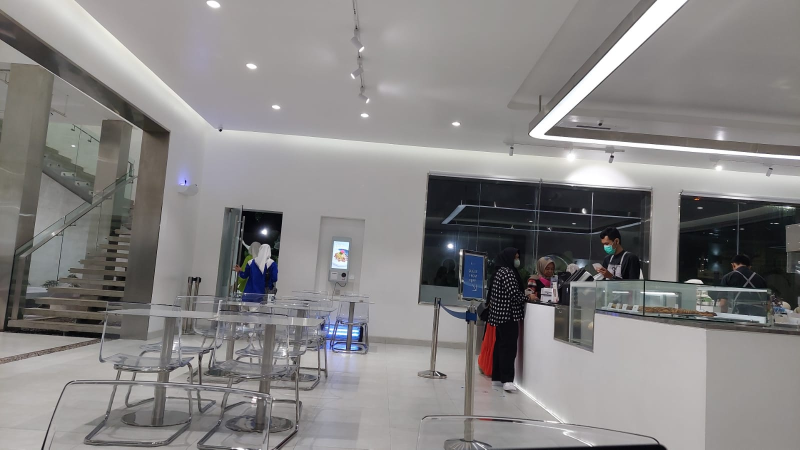
#> input picture img1.jpeg, 1599 x 899 px (shown at 1/2 size)
$ python main.py --video img1.jpeg --image img2.jpeg
#> lines starting #> are read from the running program, lines starting #| are printed output that depends on the picture; after the words box and inside, x2 and y2 are one past the last pixel; in counts of white or black regions, pixels touching at a corner belong together
#> in detectByPathVideo, frame is the input picture: shape (899, 1599, 3); mean B, G, R 131.8, 131.9, 134.1
#> in detectByPathVideo, `frame = imutils.resize(frame , width=min(800,frame.shape[1]))`:
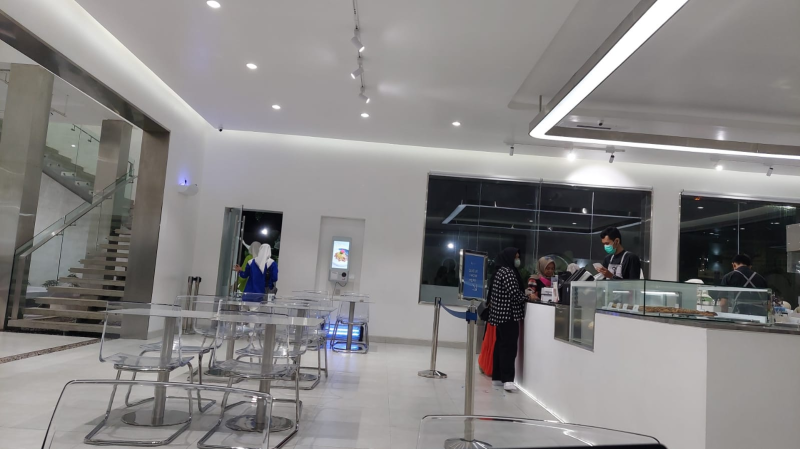
#> frame: shape (449, 800, 3); mean B, G, R 131.8, 131.9, 134.1
#!/usr/bin/env python
# coding: utf-8

# In[5]:

# Import Library yang dibutuhkan
import cv2              # OpenCV untuk proses machine learning
import imutils          # Imutils untuk memproses gambar
import numpy as np      # Numpy untuk operasi matematika
import argparse


# In[6]:

# HOG = Histogram of Oriented Gradient, digunakan untuk mengekstrak fitur-fitur dari gambar
HOGCV = cv2.HOGDescriptor()
# Set SVM Detectornya (ini langsung pakai People Detector, ngga perlu training dataset lagi)
HOGCV.setSVMDetector(cv2.HOGDescriptor_getDefaultPeopleDetector())


# In[ ]:

# fungsi untuk melakukan deteksi
def detect(frame):
    # definisikan koordinat dan bobot
    bounding_box_cordinates, weights =  HOGCV.detectMultiScale(frame, winStride = (4, 4), padding = (8, 8), scale = 1.03)
#> bounding_box_cordinates = [[556, 240, 66, 131], [140, 238, 72, 144], [459, 228, 94, 187]]; weights = [1.16, 0.391, 1.16]

    person = 1
    # buat kotak pada orang yang terdeteksi
    for x,y,w,h in bounding_box_cordinates:
        cv2.rectangle(frame, (x,y), (x+w,y+h), (0,255,0), 2)
        cv2.putText(frame, ('person '+str(person)), (x,y), cv2.FONT_HERSHEY_SIMPLEX, 0.5, (0,0,255), 1)
        person += 1
#> this loop made 3 passes
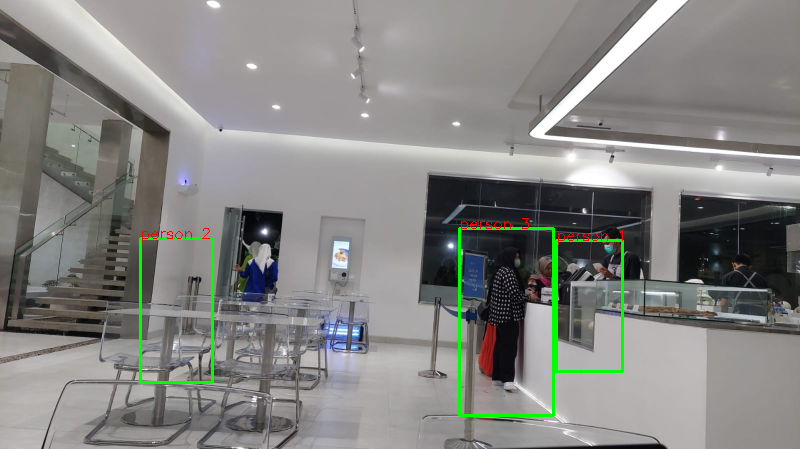
#> frame: shape (449, 800, 3); 1.24% of pixels changed, all inside (x1, y1, x2, y2) = (139, 218, 624, 417)
#> after the loop, person = 4

    # buat teks keterangan program dan jumlah orang yang terdeteksi
    cv2.putText(frame, 'Status : Detecting ', (40,40), cv2.FONT_HERSHEY_DUPLEX, 0.8, (255,0,0), 2)
    cv2.putText(frame, ('Total Persons : '+str(person-1)), (40,70), cv2.FONT_HERSHEY_DUPLEX, 0.8, (255,0,0), 2)
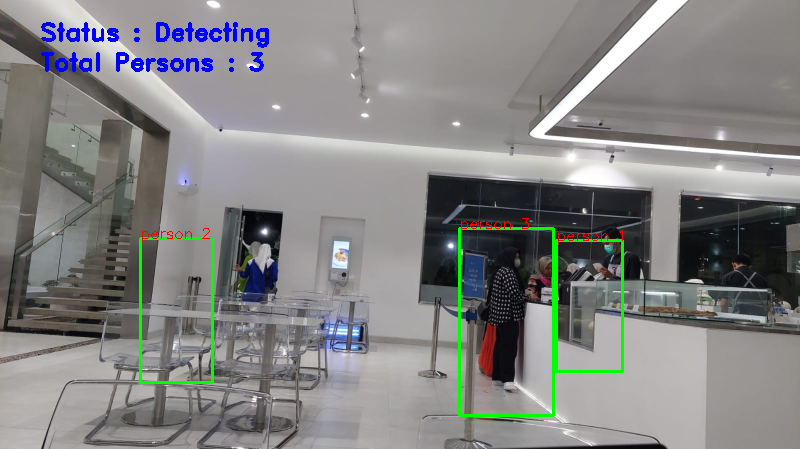
#> frame: shape (449, 800, 3); mean B, G, R 131.3, 131.8, 131.4
    cv2.imshow('output', frame)
    return frame


# In[ ]:

# fungsi utama untuk menjalankan program
def humanDetector(args):
    image_path = args["image"]
    video_path = args['video']
    if str(args["camera"]) == 'true' : camera = True
    else : camera = False
    writer = None
    if args['output'] is not None and image_path is None:
        writer = cv2.VideoWriter(args['output'],cv2.VideoWriter_fourcc(*'MJPG'), 10, (600,600))
    if camera:
        print('[INFO] Opening Web Cam.')
        detectByCamera(ouput_path,writer)
    elif video_path is not None:
        print('[INFO] Opening Video from path.')
        detectByPathVideo(video_path, writer)
    elif image_path is not None:
        print('[INFO] Opening Image from path.')
        detectByPathImage(image_path, args['output'])


# In[ ]:

# fungsi untuk menjalankan program dengan webcam
def detectByCamera(writer):
    video = cv2.VideoCapture(0)
    print('Detecting people...')
    while True:
        check, frame = video.read()
        frame = detect(frame)
        if writer is not None:
            writer.write(frame)
        key = cv2.waitKey(1)
        if key == ord('q'):
            break
    video.release()
    cv2.destroyAllWindows()


# In[ ]:

# fungsi untuk menjalankan program dengan input video
def detectByPathVideo(path, writer):
    video = cv2.VideoCapture(path)
    check, frame = video.read()
    if check == False:
        print('Video Not Found. Please Enter a Valid Path (Full path of Video Should be Provided).')
        return
    print('Detecting people...')
    while video.isOpened():
        #check is True if reading was successful
        check, frame =  video.read()
        if check:
            frame = imutils.resize(frame , width=min(800,frame.shape[1]))
            frame = detect(frame)

            if writer is not None:
                writer.write(frame)

            key = cv2.waitKey(1)
#> (key q is pressed here)
            if key== ord('q'):
                break
        else:
            break
    video.release()
    cv2.destroyAllWindows()


# In[ ]:

# fungsi untuk menjalankan program dengan input gambar
def detectByPathImage(path, output_path):
    image = cv2.imread(path)
    image = imutils.resize(image, width = min(800, image.shape[1]))
    result_image = detect(image)
    if output_path is not None:
        cv2.imwrite(output_path, result_image)
    cv2.waitKey(0)
    cv2.destroyAllWindows()


# In[ ]:

# untuk mengecek command input (ingin menjalankan program bagaimana)
def argsParser():
    arg_parse = argparse.ArgumentParser()
    arg_parse.add_argument("-v", "--video", default=None, help="path to Video File ")
    arg_parse.add_argument("-i", "--image", default=None, help="path to Image File ")
    arg_parse.add_argument("-c", "--camera", default=False, help="Set true if you want to use the camera.")
    arg_parse.add_argument("-o", "--output", type=str, help="path to optional output video file")
    args = vars(arg_parse.parse_args())
    return args


# In[ ]:

# main function
if __name__ == "__main__":
    HOGCV = cv2.HOGDescriptor()
    HOGCV.setSVMDetector(cv2.HOGDescriptor_getDefaultPeopleDetector())
    args = argsParser()
    humanDetector(args)
